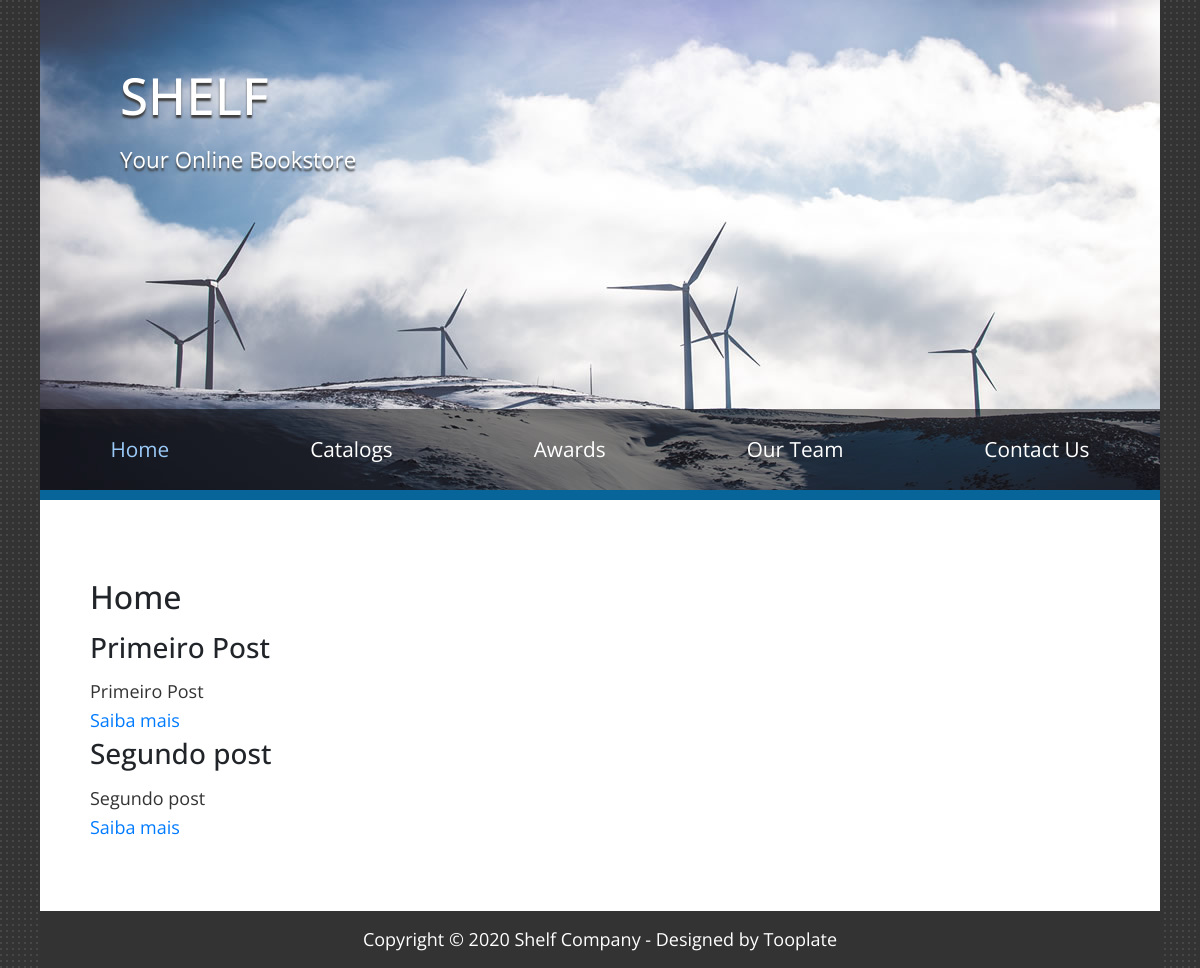
/blog/, run on an earlier commit of the app's database.
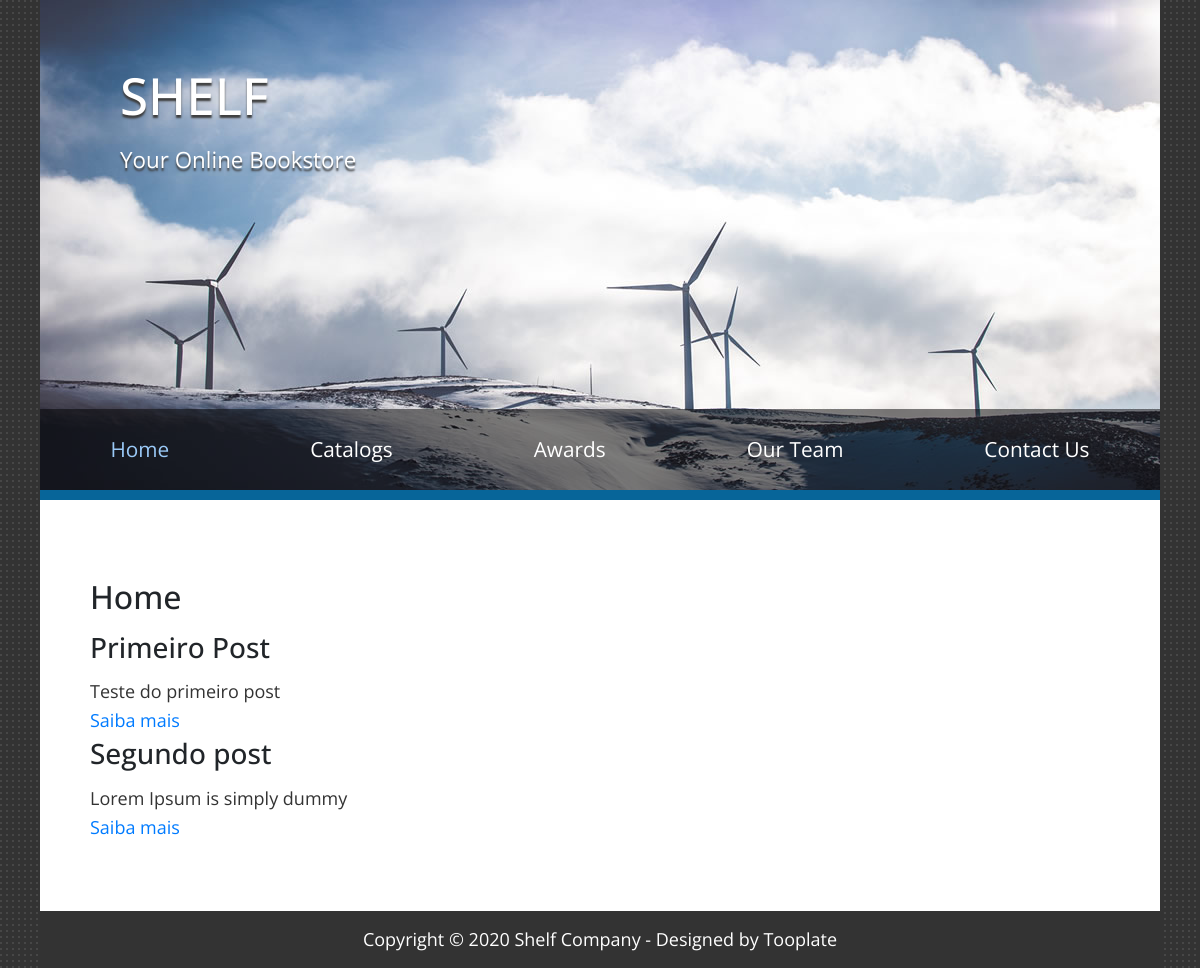
And on a later commit of the database.
### website/models.py (models this page shows, shortened)
class Post(models.Model):
    title = models.CharField(max_length=100)
    sub_title = models.CharField(max_length=200)
    content = models.TextField()
    categories = models.CharField(
        max_length=2,
        choices=Categorias.choices,
        default=Categorias.GR,
    )
    imagem = models.ImageField(upload_to='posts', null=True, blank=True)
    def full_name(self):
        return self.title + self.sub_title
    full_name.admin_order_field = 'title'

### website/views.py (the view)
# urls.py: path('', hello_blog, name='home'),
def hello_blog(request):
    lista_posts = Post.objects.all()
    data = {'posts': lista_posts}
    return render( request, 'index.html', data)

### website/templates/index.html
{% extends "base.html" %}
{% block content %}
    <h2>Home</h2>
    {% for post in posts %}
        <h3>{{ post.title }}</h3>
        <p>{{ post.sub_title }}</p>
        <a href="{% url 'post_detail' post.id %}" class="button">Saiba mais</a>
    {% endfor %}
{% endblock %}

What changed in the data, as far as the page shows it:
changed Post "Primeiro Post": sub_title "Primeiro Post" → "Teste do primeiro post"
changed Post "Segundo post": sub_title "Segundo post" → "Lorem Ipsum is simply dummy"
